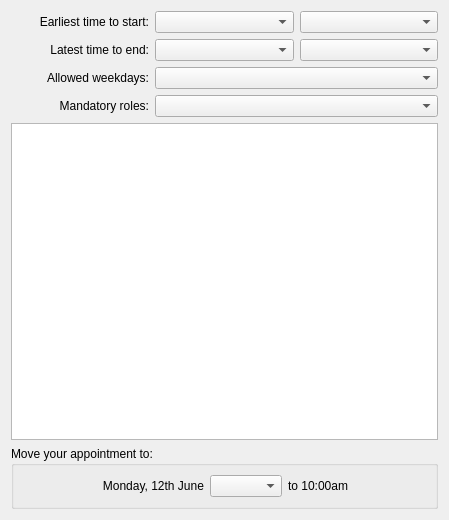
<?xml version="1.0" encoding="UTF-8"?>
<ui version="4.0">
 <class>Dialog</class>
 <widget class="QWidget" name="Dialog">
  <property name="geometry">
   <rect>
    <x>0</x>
    <y>0</y>
    <width>449</width>
    <height>520</height>
   </rect>
  </property>
  <layout class="QGridLayout" name="gridLayout">
   <item row="0" column="0">
    <widget class="QLabel" name="label">
     <property name="text">
      <string>Earliest time to start:</string>
     </property>
     <property name="alignment">
      <set>Qt::AlignRight|Qt::AlignTrailing|Qt::AlignVCenter</set>
     </property>
    </widget>
   </item>
   <item row="0" column="1">
    <widget class="KPIM::KDateEdit" name="mStartDate"/>
   </item>
   <item row="0" column="2">
    <widget class="KPIM::KTimeEdit" name="mStartTime"/>
   </item>
   <item row="1" column="0">
    <widget class="QLabel" name="label_2">
     <property name="text">
      <string>Latest time to end:</string>
     </property>
     <property name="alignment">
      <set>Qt::AlignRight|Qt::AlignTrailing|Qt::AlignVCenter</set>
     </property>
    </widget>
   </item>
   <item row="1" column="1">
    <widget class="KPIM::KDateEdit" name="mEndDate"/>
   </item>
   <item row="1" column="2">
    <widget class="KPIM::KTimeEdit" name="mEndTime"/>
   </item>
   <item row="2" column="0">
    <widget class="QLabel" name="label_3">
     <property name="toolTip">
      <string>Check the weekdays to include from the search.</string>
     </property>
     <property name="whatsThis">
      <string>Only the checked weekdays will be included in the free time slot search.</string>
     </property>
     <property name="text">
      <string>Allowed weekdays:</string>
     </property>
     <property name="alignment">
      <set>Qt::AlignRight|Qt::AlignTrailing|Qt::AlignVCenter</set>
     </property>
    </widget>
   </item>
   <item row="2" column="1" colspan="2">
    <widget class="KPIM::KWeekdayCheckCombo" name="mWeekdayCombo">
     <property name="sizePolicy">
      <sizepolicy hsizetype="MinimumExpanding" vsizetype="Fixed">
       <horstretch>0</horstretch>
       <verstretch>0</verstretch>
      </sizepolicy>
     </property>
     <property name="toolTip">
      <string>Check the weekdays to include from the search.</string>
     </property>
     <property name="whatsThis">
      <string>Only the checked weekdays will be included in the free time slot search.</string>
     </property>
    </widget>
   </item>
   <item row="3" column="0">
    <widget class="QLabel" name="label_5">
     <property name="toolTip">
      <string>Check the roles to include in the search.</string>
     </property>
     <property name="whatsThis">
      <string>Only the participants with the checked roles will be considered in the free time slot search.</string>
     </property>
     <property name="text">
      <string>Mandatory roles:</string>
     </property>
     <property name="alignment">
      <set>Qt::AlignRight|Qt::AlignTrailing|Qt::AlignVCenter</set>
     </property>
    </widget>
   </item>
   <item row="3" column="1" colspan="2">
    <widget class="KPIM::KCheckComboBox" name="mRolesCombo">
     <property name="sizePolicy">
      <sizepolicy hsizetype="MinimumExpanding" vsizetype="Fixed">
       <horstretch>0</horstretch>
       <verstretch>0</verstretch>
      </sizepolicy>
     </property>
     <property name="toolTip">
      <string>Check the roles to include in the search.</string>
     </property>
     <property name="whatsThis">
      <string>Only the participants with the checked roles will be considered in the free time slot search.</string>
     </property>
    </widget>
   </item>
   <item row="4" column="0" colspan="3">
    <widget class="QTableView" name="mTableView">
     <property name="alternatingRowColors">
      <bool>true</bool>
     </property>
     <property name="selectionMode">
      <enum>QAbstractItemView::SingleSelection</enum>
     </property>
     <property name="selectionBehavior">
      <enum>QAbstractItemView::SelectRows</enum>
     </property>
     <property name="showGrid">
      <bool>false</bool>
     </property>
     <attribute name="horizontalHeaderVisible">
      <bool>false</bool>
     </attribute>
     <attribute name="horizontalHeaderStretchLastSection">
      <bool>true</bool>
     </attribute>
     <attribute name="verticalHeaderVisible">
      <bool>false</bool>
     </attribute>
     <attribute name="verticalHeaderStretchLastSection">
      <bool>false</bool>
     </attribute>
    </widget>
   </item>
   <item row="5" column="0" colspan="3">
    <widget class="QGroupBox" name="mMoveApptGroupBox">
     <property name="title">
      <string>Move your appointment to:</string>
     </property>
     <layout class="QVBoxLayout" name="verticalLayout_3">
      <item>
       <layout class="QHBoxLayout" name="horizontalLayout_4">
        <item>
         <spacer name="horizontalSpacer">
          <property name="orientation">
           <enum>Qt::Horizontal</enum>
          </property>
          <property name="sizeHint" stdset="0">
           <size>
            <width>40</width>
            <height>20</height>
           </size>
          </property>
         </spacer>
        </item>
        <item>
         <widget class="QLabel" name="mMoveDayLabel">
          <property name="text">
           <string>Monday, 12th June</string>
          </property>
          <property name="alignment">
           <set>Qt::AlignRight|Qt::AlignTrailing|Qt::AlignVCenter</set>
          </property>
         </widget>
        </item>
        <item>
         <widget class="KPIM::KTimeEdit" name="mMoveBeginTimeEdit"/>
        </item>
        <item>
         <widget class="QLabel" name="mMoveEndTimeLabel">
          <property name="text">
           <string>to 10:00am</string>
          </property>
         </widget>
        </item>
        <item>
         <spacer name="horizontalSpacer_2">
          <property name="orientation">
           <enum>Qt::Horizontal</enum>
          </property>
          <property name="sizeHint" stdset="0">
           <size>
            <width>40</width>
            <height>20</height>
           </size>
          </property>
         </spacer>
        </item>
       </layout>
      </item>
     </layout>
    </widget>
   </item>
  </layout>
 </widget>
 <customwidgets>
  <customwidget>
   <class>KPIM::KTimeEdit</class>
   <extends>QComboBox</extends>
   <header>libkdepim/ktimeedit.h</header>
  </customwidget>
  <customwidget>
   <class>KPIM::KCheckComboBox</class>
   <extends>KComboBox</extends>
   <header>libkdepim/kcheckcombobox.h</header>
  </customwidget>
  <customwidget>
   <class>KPIM::KDateEdit</class>
   <extends>QComboBox</extends>
   <header>libkdepim/kdateedit.h</header>
  </customwidget>
  <customwidget>
   <class>KComboBox</class>
   <extends>QComboBox</extends>
   <header>kcombobox.h</header>
  </customwidget>
  <customwidget>
   <class>KPIM::KWeekdayCheckCombo</class>
   <extends>KPIM::KCheckComboBox</extends>
   <header>libkdepim/kweekdaycheckcombo.h</header>
  </customwidget>
 </customwidgets>
 <resources/>
 <connections/>
</ui>
